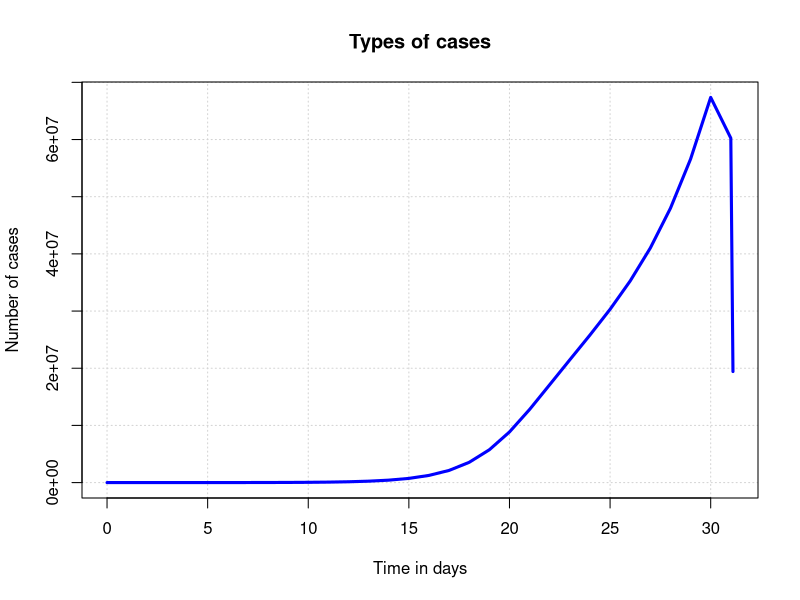

Generate this figure with R: (Note: this script raises an error after producing the figure.)
#load packages
library(deSolve)

#define function
Model_fun<-function(current_timepoint, state_values, parameters)
{
  #creat state variables (local variables)
  S_u<-state_values[1] # susceptible 
  S_q<-state_values[2] #early latenyy
  E_u<-state_values[3] #late latency
  E_q<-state_values[4] #infectious
  I_u<-state_values[5]
  I_h<-state_values[6]
  I_cu<-state_values[7]
  I_a<-state_values[8]
  R<-state_values[9]
  D<-state_values[10]
  
  with(
    as.list(parameters), #variable names within parameters can be used
    {
      #compute derivative
      
      
      dS_u = psi_q*S_q - ((1-p)+(1-q)*p+q*p)*(beta*(1-E_M*C_M)*(I_u+eta_a*I_a+eta_h*I_h)/(N-theta_q*(E_q+I_h+I_cu)))*S_u 
      
      dS_q = (1-p)*(beta*(1-E_M*C_M)*(I_u+eta_a*I_a+eta_h*I_h)/(N-theta_q*(E_q+I_h+I_cu)))*S_u - (theta_j*(beta*(1-E_M*C_M)*(I_u+eta_a*I_a+eta_h*I_h)/(N-theta_q*(E_q+I_h+I_cu)))+psi_q)*S_q
      
      dE_u = (1-q)*p*(beta*(1-E_M*C_M)*(I_u+eta_a*I_a+eta_h*I_h)/(N-theta_q*(E_q+I_h+I_cu)))*S_u - (sigma_u+alpha_u)*E_u
      
      dE_q = q*p*(beta*(1-E_M*C_M)*(I_u+eta_a*I_a+eta_h*I_h)/(N-theta_q*(E_q+I_h+I_cu)))*S_u+alpha_u*E_u+ theta_j*(beta*(1-E_M*C_M)*(I_u+eta_a*I_a+eta_h*I_h)/(N-theta_q*(E_q+I_h+I_cu)))*S_q - sigma_q*E_q
      
      dI_u = f1*sigma_u*E_u - (gamma_u+phi_u+delta_u)*I_u
      
      dI_h = f2*sigma_u*E_u+r*sigma_q*E_q+phi_u*I_u+sigma_a*I_a - (gamma_h+nu_h+delta_h)*I_h
      
      dI_a = (1-f1-f2)*sigma_u*E_u + (1-r)*sigma_q*E_q - (gamma_a+sigma_a+delta_a)*I_a
      
      dI_cu = nu_h*I_h - (gamma_cu + delta_cu)*I_cu
      
      dR = gamma_u*I_u+ gamma_h*I_h + gamma_a*I_a + gamma_cu*I_cu
      
      dD = delta_u*I_u + delta_h*I_h + delta_a*I_a + delta_cu*I_cu
      
      
      #combine results
      results=c(dS_u,dS_q,dE_u, dE_q,dI_u,dI_h,dI_a,dI_cu,dR,dD)
      list(results)
    }
  )
}
#Parameters
#lambda=(beta*(1-E_M*C_M)*(I_u+eta_a*I_a+eta_h*I_h)/(N-theta_q*(E_q+I_h+I_icu)))
beta= 10
p=0.76
q= 0.3
f1=0.4
f2=0.2
psi_q = 1/14
E_M = 0.5
C_M = 0.0567
eta_a = 0.5
eta_h = 0.5
theta_q = 1
theta_j = 0.5
sigma_u = 1/5.1
sigma_q = 1/5.1
sigma_a = 1/4
alpha_u = 0.1168
phi_u = 1/5
r = 0.7

delta_u = 0.015 
delta_h = 0.015 
delta_a = 0.0075
delta_cu = 0.0225
gamma_u = 1/10
gamma_h = 1/8
gamma_a = 1/10
gamma_cu = 1/10
nu_h = 0.083
parameter_list<- c(beta=beta,p=p,q=q, psi_q=psi_q,E_M=E_M,C_M=C_M,
                  eta_h=eta_h,eta_a=eta_a,theta_j=theta_j,
                  sigma_u=sigma_u,sigma_a=sigma_a,sigma_q=sigma_q,
                  alpha_u=alpha_u, phi_u=phi_u, r=r,
                  delta_u=delta_u,delta_h=delta_h,delta_a=delta_a,delta_cu=delta_cu,
                  gamma_u=gamma_u,gamma_h=gamma_h,gamma_a=gamma_a,gamma_cu=gamma_cu,
                  nu_h=nu_h)
N=100000000
S_q0=1000
E_u0= 1000
E_q0=1000
I_u0=100
I_a0=100
I_h0=600
I_cu0=0
R0=160
D0=6
S_u0=N-(S_q0+E_u0+E_q0+I_u0+I_a0+I_h0+I_cu0+R0+D0)

initial_populations <- c(S_u=S_u0,S_q=S_q0,E_u=E_u0,E_q=E_q0,
                         I_u=I_u0,I_a=I_a0,I_h=I_h0,I_cu=I_cu0,
                         R0=R0,D0=D0)
time=seq(0, 365, by = 1)

output_baseline=as.data.frame(lsoda(initial_populations, time, Model_fun, parameter_list))
View(output_baseline)

plot(output_baseline$time,output_baseline$I_h,
     #ylim = c(0,8000000),
     type="n",
     xlab='Time in days',
     ylab = 'Number of cases', main="Types of cases",
     panel.first= grid())

#lines(output$time,output$S,lwd=2.5,col='chocolate4')
#lines(output$time,output$E,lwd=2.5,col='darkorchid1')
lines(output_baseline$time,output_baseline$I_h,lwd=3,col="blue")
lines(output$time,output$I_s,lwd=3,col = 'red')
lines(output$time,output$I_q,lwd=3,col = 'green')
#lines(output$time,output$H,lwd=2.5,col = 'cornflower')
#lines(output$time,output$R,lwd=2.5,col = 'blue')
#lines(output$time,output$D,lwd=2.5,col = 'dark')
legend(0,8e+06,c("Asymptomatic cases","Symptomatic cases",
                 "Quarantine case"),lty=c(1,1,1),lwd=c(3,3,3),
       col=c("blue","red","green"))



#hospital 
output$hospital_capacity<-3000000
plot(output$time,output$H,type = 'n',col='red',lwd=2,
     xlab='Time in days',
     ylab = 'Number of hospitalised cases',
     main="Hospitalisation", panel.first= grid())
lines(output$time,output$H,type = 'l',col='red',lwd=2)
lines(output$time,output$hospital_capacity,type = 'l',col="blue",lwd=2)
lines(output1$time,output1$H,type = 'l',col="green",lwd=2)
legend(0,5e+06,c("No-intervention","Hospital capacity","With intervention"),
       lty=c(1,1,1),lwd=c(2.5,2.5,2.5),
       col=c("red","blue","green"))
